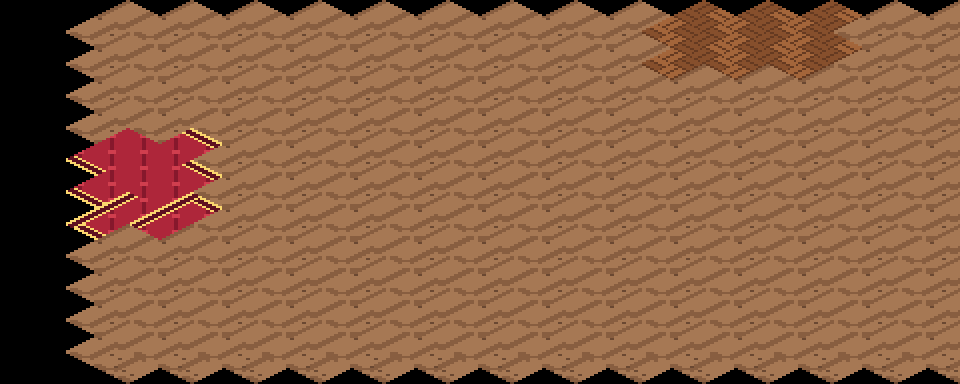

Rendered tile map (Tiled .tmx) drawn with the repository's tilesets; below, a short description and the full map source, tile grids included:
An orthogonal 15x12 tile map with 64x32 px tiles, 1 tile layer (suelo).

<map version="1.10" orientation="orthogonal" renderorder="right-down" width="15" height="12" tilewidth="64" tileheight="32" infinite="0" nextlayerid="2" nextobjectid="1">
 <tileset firstgid="1" name="terreno_mundo" tilewidth="128" tileheight="64" tilecount="203" columns="8">
  <image source="../textures/../textures/terreno_mundo.png" width="1024" height="1664" />
  <tile id="201">
   <properties>
    <property name="collision" type="bool" value="true" />
   </properties>
  </tile>
 </tileset>
 <layer id="1" name="suelo" width="15" height="12">
  <data encoding="csv">
0,0,0,0,0,0,0,0,0,0,0,0,0,0,0,
0,167,167,167,167,167,167,167,167,167,202,202,202,167,167,
0,167,167,167,167,167,167,167,167,167,202,202,202,167,167,
0,167,167,167,167,167,167,167,167,167,167,167,167,167,167,
0,167,167,167,167,167,167,167,167,167,167,167,167,167,167,
0,175,177,167,167,167,167,167,167,167,167,167,167,167,167,
0,171,172,167,167,167,167,167,167,167,167,167,167,167,167,
0,176,178,167,167,167,167,167,167,167,167,167,167,167,167,
0,167,167,167,167,167,167,167,167,167,167,167,167,167,167,
0,167,167,167,167,167,167,167,167,167,167,167,167,167,167,
0,167,167,167,167,167,167,167,167,167,167,167,167,167,167,
0,167,167,167,167,167,167,167,167,167,167,167,167,167,167
</data>
 </layer>
</map>
